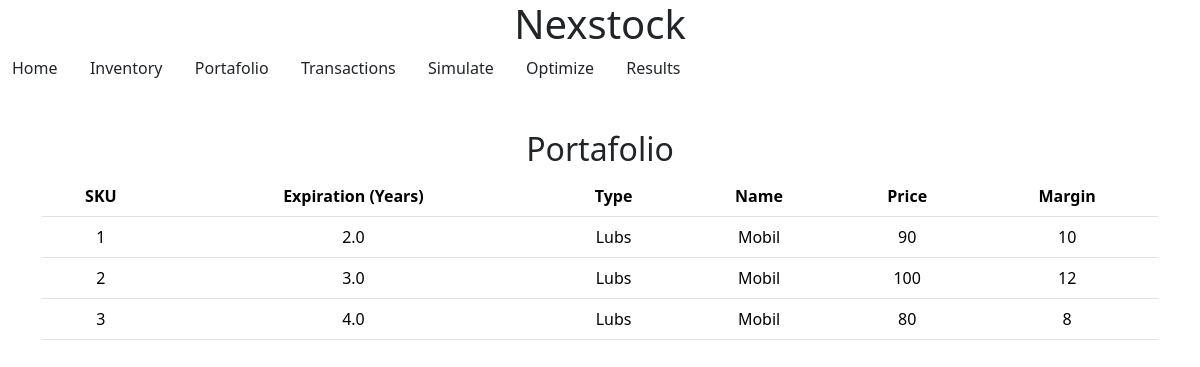
/portafolio, run on the app's committed database.
### tables this page shows
CREATE TABLE Products (
SKU INT PRIMARY KEY,
EXPIRATION INT,
TYPE VARCHAR(50), NAME VARCHAR(50), PRICE INT, COST INT, MARGIN INT);

### app.py (the view)
@app.route("/portafolio", methods=["GET", "POST"])
def portafolio():
    products = execute_query("SELECT * FROM products")
    return render_template("portafolio.html", products=products)

### app.py (called while the page is built)
def get_db_connection():
    db_path = os.path.join(os.path.dirname(os.path.abspath(__file__)), DATABASE)
    print(f"Attempting to connect to database at: {db_path}", flush=True)
    print(f"Database file exists: {os.path.exists(db_path)}", flush=True)
    conn = sqlite3.connect(db_path)
    conn.row_factory = sqlite3.Row
    return conn

def execute_query(query, *params):
    conn = get_db_connection()
    try:
        cursor = conn.cursor()
        cursor.execute(query, params)
        if query.strip().upper().startswith('SELECT'):
            rows = cursor.fetchall()
            return [dict(row) for row in rows]
        else:
            conn.commit()
            return cursor.rowcount
    except Exception as e:
        print(f"Database error: {e}")
        raise e
    finally:
        conn.close()

@app.after_request
def after_request(response):
    response.headers["Cache-Control"] = "no-cache, no-store, must-revalidate"
    response.headers["Expires"] = 0
    response.headers["Pragma"] = "no-cache"
    return response

### templates/portafolio.html (shortened to what this page needs)
{% extends "layout.html" %}
{% block main %}
    <h2>Portafolio</h2>
    <table class = "table table">
        <thead class = "thead-light">
            <tr>
                <th>SKU</th>
                <th>Expiration (Years)</th>
                <th>Type</th>
                <th>Name</th>
                <th>Price</th>
                <th>Margin</th>
            </tr>
        </thead>
        <tbody>
            {% for product in products %}
            <tr>
                <td>{{ product.SKU }}</td>
                <td>{{ product.EXPIRATION/365 }}</td>
                <td>{{ product.TYPE }}</td>
                <td>{{ product.NAME }}</td>
                <td>{{ product.PRICE }}</td>
                <td>{{ product.MARGIN }}</td>
            </tr>
            {% endfor %}
        </tbody>
    </table>
{% endblock %}

### data on the page
Products: SKU "1", product.EXPIRATION/365 "2.0", TYPE "Lubs", NAME "Mobil", PRICE "90", MARGIN "10"
Products: SKU "2", product.EXPIRATION/365 "3.0", TYPE "Lubs", NAME "Mobil", PRICE "100", MARGIN "12"
Products: SKU "3", product.EXPIRATION/365 "4.0", TYPE "Lubs", NAME "Mobil", PRICE "80", MARGIN "8"
